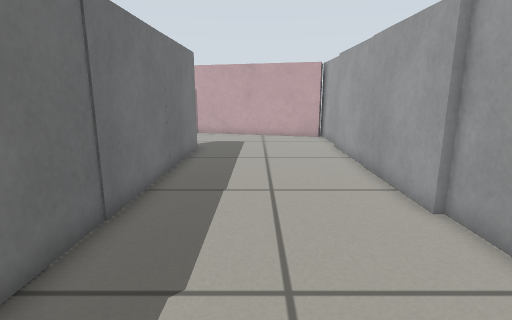
view 1 (above)

13 first-person views from a walk through a Gazebo world. The camera is 0.57 m above the floor, tilts 12° down and sees 80° across. The floor is counted in squares, 0.2 m on a side. Each view is taken from the middle of a square. On the plan, view 1 faces up. The plan holds only what a view shows up to about 20 squares ahead; the rest is blank.

view 2
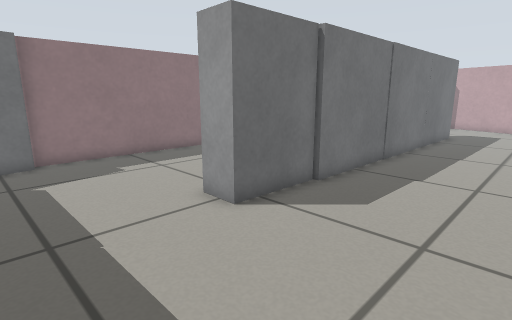

view 3
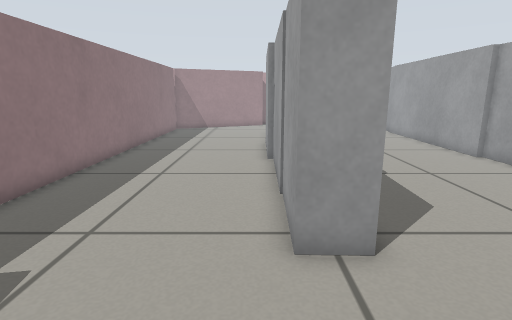

view 4
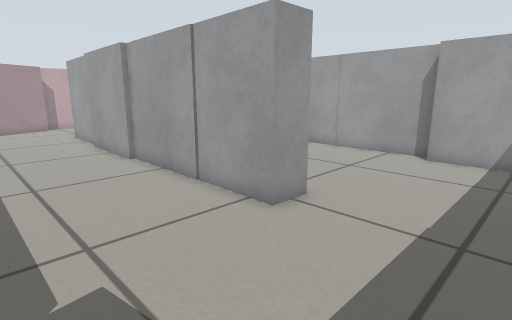

view 5
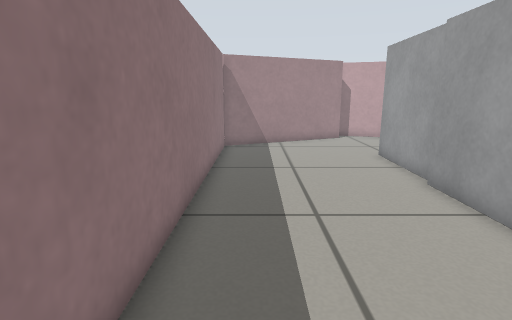

view 6
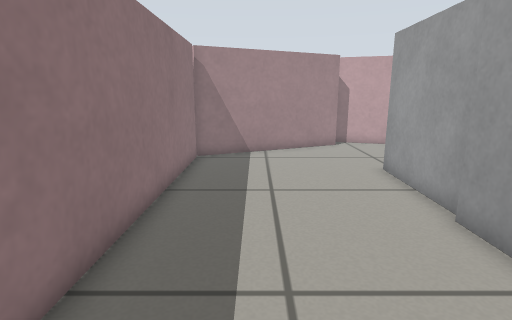

view 7
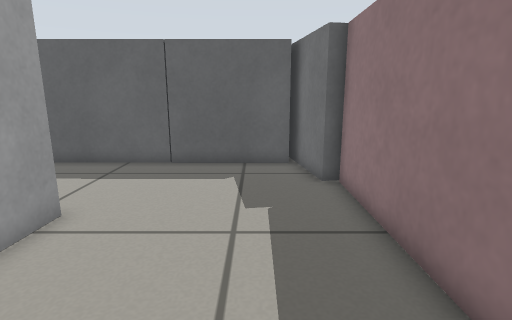

view 8
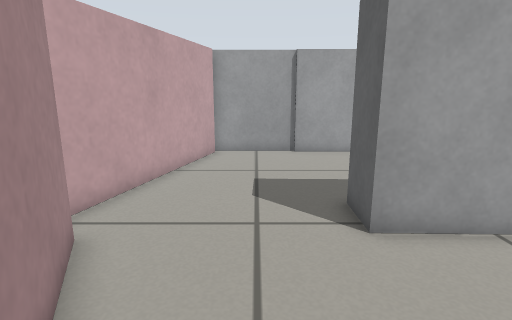

view 9
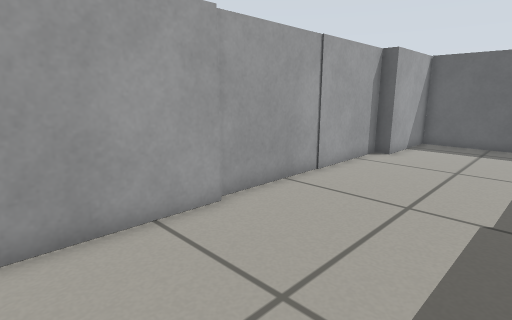

view 10
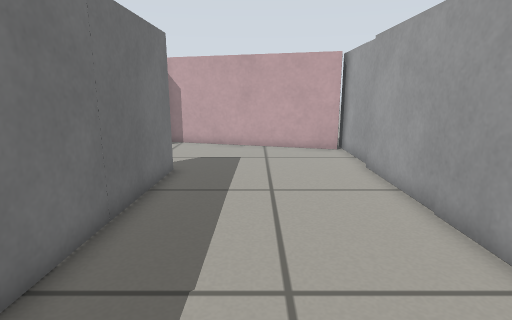

view 11
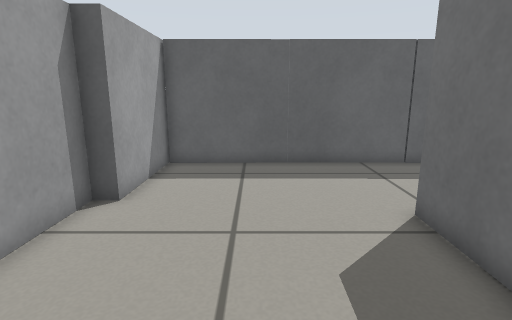

view 12
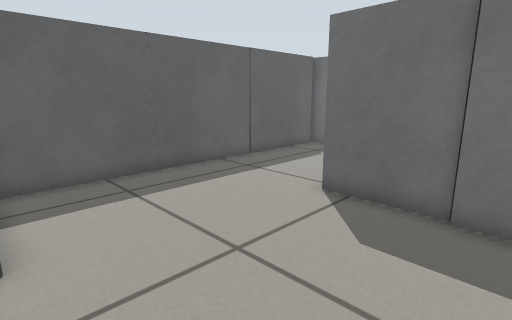

view 13
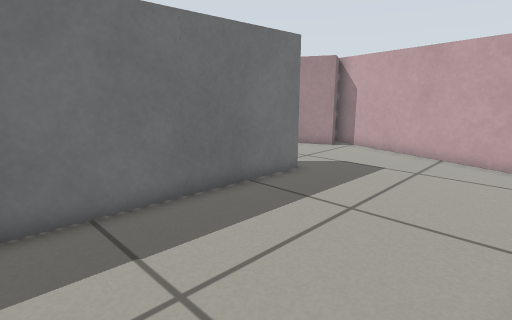

### Floor plan
Key: @ floor where view 1 was taken; # wall or solid block; . floor; B grey box.
Columns run from 13 left of view 1 to 5 right of it. Each row starts with its distance up from view 1.
 24        ####
 23       ##..####
 22     ###......#####B
 21   ###............#B
 20 ###...............B
 19 #.................B
 18 #.................B
 17 #.................B
 16 #.......BBB.......B
 15 #.......B B.......B
 14 #.......B B.......B
 13 #.......BB........B
 12 #.......BB........B
 11 #.......BB........B
 10 #.......BB........B
  9 #.......BB........B
  8 #.......BB........B
  7 #.......BB........B
  6 #.......BB........B
  5 #.......BB........B
  4 #.......BB........B
  3 #.......BB........B
  2 #.......BB........B
  1 #.......BB........B
  0 #.......BB...@....B
 -1 #.......BB........B
 -2 #.......BB........B
 -3 #................BB
 -4 #................B
 -5 #B...............B
 -6  B...............B
 -7  B...............B
 -8  BBBBBBBBBBBBBBBBB
 -9  B

Positions as (right, up) in squares from view 1, and headings:
1: (0, 0), facing up
2: (2, -7), facing up-left
3: (-6, -7), facing up
4: (-11, -7), facing up-right
5: (-11, 2), facing up
6: (-10, 5), facing up
7: (-10, 5), facing down
8: (-11, 19), facing right
9: (-2, 12), facing down-right
10: (0, 5), facing up
11: (0, 5), facing down
12: (4, 3), facing down-left
13: (4, 7), facing up-left
